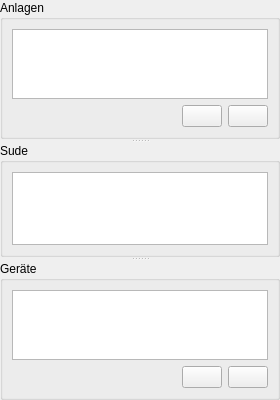
     <widget class="QSplitter" name="splitterLeft">
      <property name="orientation">
       <enum>Qt::Orientation::Vertical</enum>
      </property>
      <widget class="QGroupBox" name="groupBox">
       <property name="title">
        <string>Anlagen</string>
       </property>
       <layout class="QVBoxLayout" name="verticalLayout_4">
        <item>
         <widget class="TableView" name="tableViewAnlagen">
          <property name="toolTip">
           <string>&lt;html&gt;&lt;head/&gt;&lt;body&gt;&lt;p&gt;Hier werden alle &lt;span style=&quot; font-weight:600;&quot;&gt;Brauanlagen&lt;/span&gt; aufgeführt, nicht aber zusätzliches Equipment. Dieses wird gesondert erfasst.&lt;/p&gt;&lt;p&gt;Anlagen sind definiert als unabdingbare Gerätschaften, mit denen man Malz maischt und Hopfen kocht. Eine Brauanlage beginnt mit dem größten Topf in der Küche und endet mit Systemen aus drei und mehr Kesseln. Sie ist definiert durch die Hauptschritte Maischen - Läutern - Kochen.&lt;/p&gt;&lt;/body&gt;&lt;/html&gt;</string>
          </property>
          <property name="alternatingRowColors">
           <bool>true</bool>
          </property>
          <property name="selectionMode">
           <enum>QAbstractItemView::SelectionMode::SingleSelection</enum>
          </property>
          <property name="selectionBehavior">
           <enum>QAbstractItemView::SelectionBehavior::SelectRows</enum>
          </property>
          <property name="sortingEnabled">
           <bool>true</bool>
          </property>
          <attribute name="verticalHeaderVisible">
           <bool>false</bool>
          </attribute>
         </widget>
        </item>
        <item>
         <layout class="QHBoxLayout" name="horizontalLayout_2">
          <item>
           <spacer name="horizontalSpacer_5">
            <property name="orientation">
             <enum>Qt::Orientation::Horizontal</enum>
            </property>
            <property name="sizeHint" stdset="0">
             <size>
              <width>40</width>
              <height>20</height>
             </size>
            </property>
           </spacer>
          </item>
          <item>
           <widget class="PushButton" name="btnNeueAnlage">
            <property name="minimumSize">
             <size>
              <width>40</width>
              <height>0</height>
             </size>
            </property>
            <property name="toolTip">
             <string>&lt;html&gt;&lt;head/&gt;&lt;body&gt;&lt;p&gt;Hier wird eine &lt;span style=&quot; font-weight:600;&quot;&gt;Brauanlage&lt;/span&gt; angelegt und benannt. Verfügt man über mehrere Kessel in unterschiedlichen Größen, bietet es sich an, hier seine &lt;span style=&quot; font-weight:600;&quot;&gt;Konfigurationen&lt;/span&gt; zu speichern, um die jeweilige Anlage bei der Rezepterstellung mit einem Klick im Tab Rezept bequem zu wählen.&lt;/p&gt;&lt;p&gt;Unter einer Brauanlage ist mindestens ein Kessel zu verstehen. Im Hobbybrauerbereich sind platzsparende All-in-one-Anlagen oft üblich. Meist sind es aber mindestens zwei Kessel – der Kleine Brauhelfer nimmt auf diese Standard-Konfiguration in den Feldern rechts Bezug: &lt;/p&gt;&lt;p&gt;Ein &lt;span style=&quot; font-weight:600;&quot;&gt;Maischekessel&lt;/span&gt; für das Maischen mit Malz und eine &lt;span style=&quot; font-weight:600;&quot;&gt;Sudpfanne&lt;/span&gt; für das Hopfenkochen. Bei All-in-one-Geräten, die Maischekessel und Sudpfanne vereinen, gibt man den einen Wert für Maischekessel und Sudpfanne an.&lt;/p&gt;&lt;p&gt;Bei größeren Konfigurationen kommt mindestens noch ein Läuterkessel hinzu, der zwischen Maischekessel und Sudpfanne eingesetzt wird. Im Kleinen Brauhelfer wird diese zusätzliche, für die Bierherstellung nicht zwingend nötige Ausstattung unter &lt;span style=&quot; font-weight:600;&quot;&gt;Geräte&lt;/span&gt; erfasst. Der Kleine Brauhelfer berücksichtigt für seine Berechnungen allein die Werte für Maischekessel und Sudpfanne.&lt;/p&gt;&lt;/body&gt;&lt;/html&gt;</string>
            </property>
            <property name="icon">
             <iconset theme="plus"/>
            </property>
           </widget>
          </item>
          <item>
           <widget class="PushButton" name="btnAnlageLoeschen">
            <property name="minimumSize">
             <size>
              <width>40</width>
              <height>0</height>
             </size>
            </property>
            <property name="toolTip">
             <string>&lt;html&gt;&lt;head/&gt;&lt;body&gt;&lt;p&gt;Hier wird eine nicht mehr benötigte &lt;span style=&quot; font-weight:600;&quot;&gt;Anlage gelöscht&lt;/span&gt;.&lt;/p&gt;&lt;p&gt;&lt;span style=&quot; font-weight:600; color:#fc0107;&quot;&gt;Achtung:&lt;/span&gt; Bei dieser Aktion empfiehlt es sich, die mit der zu löschenden Anlage gebrauten Sude vorab zu überpüfen und im Tab Rezept gegebenenfalls anzupassen. Die Gefahr von hausgemachten Verwechselungen liegt hier nah. Es empfiehlt sich alle noch zu brauenden Sude dieser Analge auf eine neue Anlage umzustellen. Bei gebrauten Suden erübrigt sich diese Vorsichtsmaßnahme.&lt;/p&gt;&lt;/body&gt;&lt;/html&gt;</string>
            </property>
            <property name="icon">
             <iconset theme="minus"/>
            </property>
           </widget>
          </item>
         </layout>
        </item>
       </layout>
      </widget>
      <widget class="QGroupBox" name="groupBox_2">
       <property name="title">
        <string>Sude</string>
       </property>
       <layout class="QVBoxLayout" name="verticalLayout">
        <item>
         <widget class="TableView" name="tableViewSude">
          <property name="contextMenuPolicy">
           <enum>Qt::ContextMenuPolicy::CustomContextMenu</enum>
          </property>
          <property name="toolTip">
           <string>&lt;html&gt;&lt;head/&gt;&lt;body&gt;&lt;p&gt;Hier werden alle &lt;span style=&quot; font-weight:600;&quot;&gt;Sude&lt;/span&gt; aufgeführt, welche mit der ausgewählten Anlage verknüpft sind.&lt;/p&gt;&lt;/body&gt;&lt;/html&gt;</string>
          </property>
          <property name="alternatingRowColors">
           <bool>true</bool>
          </property>
          <property name="selectionMode">
           <enum>QAbstractItemView::SelectionMode::NoSelection</enum>
          </property>
          <property name="selectionBehavior">
           <enum>QAbstractItemView::SelectionBehavior::SelectRows</enum>
          </property>
          <property name="sortingEnabled">
           <bool>true</bool>
          </property>
          <attribute name="verticalHeaderVisible">
           <bool>false</bool>
          </attribute>
          <attribute name="verticalHeaderDefaultSectionSize">
           <number>20</number>
          </attribute>
         </widget>
        </item>
       </layout>
      </widget>
      <widget class="QGroupBox" name="groupBox_3">
       <property name="title">
        <string>Geräte</string>
       </property>
       <layout class="QVBoxLayout" name="verticalLayout_2">
        <item>
         <widget class="TableView" name="tableViewGeraete">
          <property name="toolTip">
           <string>&lt;html&gt;&lt;head/&gt;&lt;body&gt;&lt;p&gt;Hier werden alle &lt;span style=&quot; font-weight:600;&quot;&gt;Geräte&lt;/span&gt; aufgeführt.&lt;/p&gt;&lt;p&gt;Geräte sind definiert als Gegenstände, die unabhängig zur Konfiguration der Anlage erfasst werden.&lt;/p&gt;&lt;/body&gt;&lt;/html&gt;</string>
          </property>
          <property name="alternatingRowColors">
           <bool>true</bool>
          </property>
          <property name="selectionBehavior">
           <enum>QAbstractItemView::SelectionBehavior::SelectRows</enum>
          </property>
          <property name="sortingEnabled">
           <bool>true</bool>
          </property>
          <attribute name="horizontalHeaderVisible">
           <bool>false</bool>
          </attribute>
          <attribute name="verticalHeaderVisible">
           <bool>false</bool>
          </attribute>
          <attribute name="verticalHeaderMinimumSectionSize">
           <number>20</number>
          </attribute>
          <attribute name="verticalHeaderDefaultSectionSize">
           <number>20</number>
          </attribute>
         </widget>
        </item>
        <item>
         <layout class="QHBoxLayout" name="horizontalLayout">
          <item>
           <spacer name="horizontalSpacer_4">
            <property name="orientation">
             <enum>Qt::Orientation::Horizontal</enum>
            </property>
            <property name="sizeHint" stdset="0">
             <size>
              <width>40</width>
              <height>20</height>
             </size>
            </property>
           </spacer>
          </item>
          <item>
           <widget class="PushButton" name="btnNeuesGeraet">
            <property name="minimumSize">
             <size>
              <width>40</width>
              <height>0</height>
             </size>
            </property>
            <property name="toolTip">
             <string>&lt;html&gt;&lt;head/&gt;&lt;body&gt;&lt;p&gt;Hier werden &lt;span style=&quot; font-weight:600;&quot;&gt;alle Geräte&lt;/span&gt; außer der Maischekessel und die Sudpfanne erfasst.&lt;/p&gt;&lt;p&gt;Im Kleinen Brauhelfer werden unter Geräten all die Dinge verstanden, die das Brauen schöner, besser und angenehmer machen – aber nicht zwingend notwendig für ein Selbstgebrautes sind.&lt;/p&gt;&lt;p&gt;Zuvorderst gehört dazu ein Läuterkessel, aber auch Gärfässer und Gärkannen, Holzfässer und Kegs, Heizplatten, Meßgeräte bis hin zu zylindorkonischen Drucktanks, Abfüllern und Etikettiermaschinen werden hier erfasst. Kurzum alle Gerätschaften, die das Brauherz höher schlagen lassen.&lt;/p&gt;&lt;/body&gt;&lt;/html&gt;</string>
            </property>
            <property name="icon">
             <iconset theme="plus"/>
            </property>
           </widget>
          </item>
          <item>
           <widget class="PushButton" name="btnGeraetLoeschen">
            <property name="minimumSize">
             <size>
              <width>40</width>
              <height>0</height>
             </size>
            </property>
            <property name="toolTip">
             <string>&lt;html&gt;&lt;head/&gt;&lt;body&gt;&lt;p&gt;Hier wird eine nicht mehr benötigtes&lt;span style=&quot; font-weight:600;&quot;&gt; Gerät gelöscht&lt;/span&gt;.&lt;/p&gt;&lt;p&gt;Werden Geräte gelöscht, hat dies keine Auswirkung an anderen Stellen im Kleinen Brauhelfer.&lt;/p&gt;&lt;/body&gt;&lt;/html&gt;</string>
            </property>
            <property name="icon">
             <iconset theme="minus"/>
            </property>
           </widget>
          </item>
         </layout>
        </item>
       </layout>
      </widget>
     </widget>
